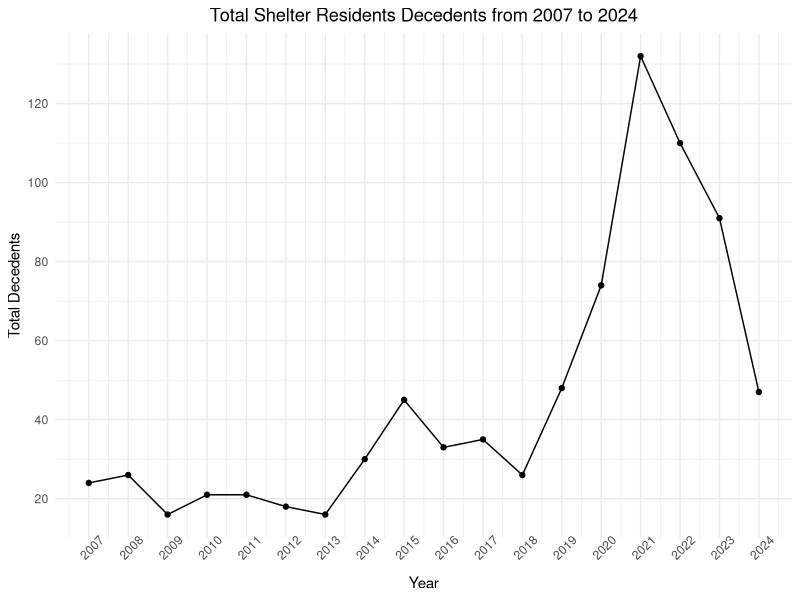
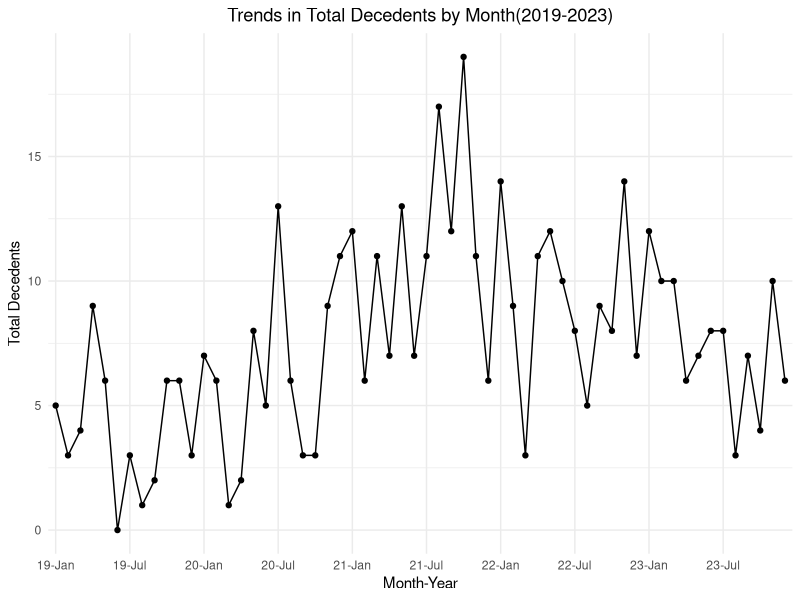
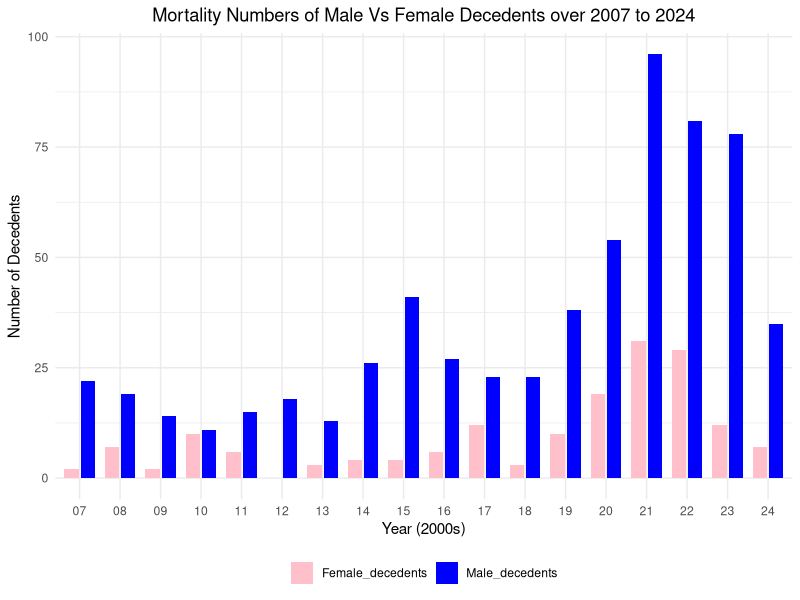
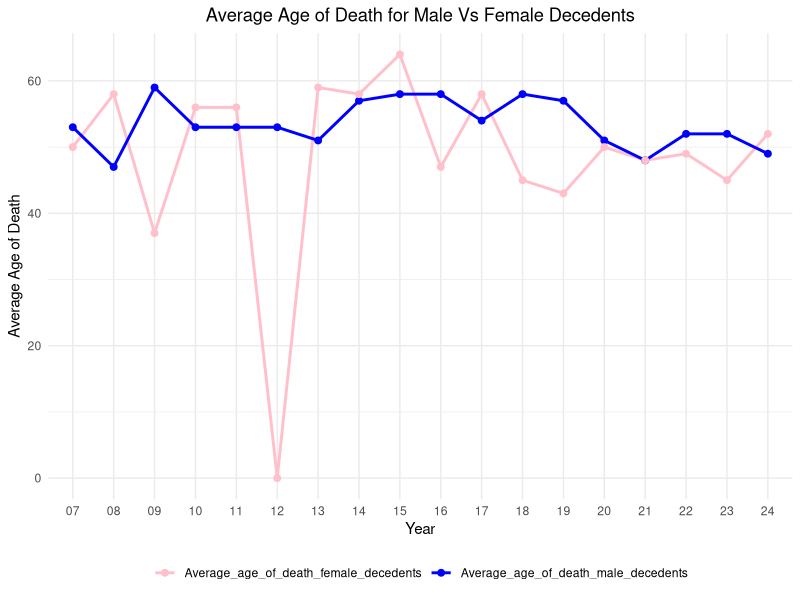
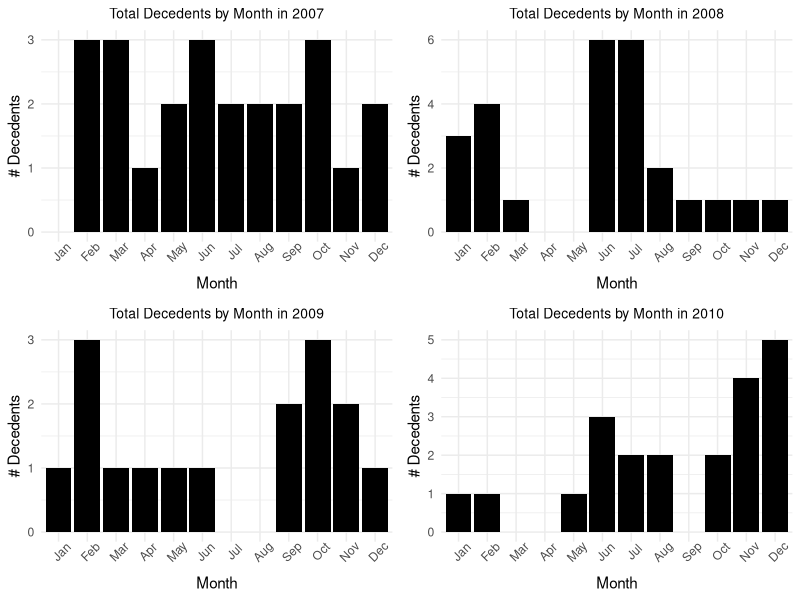
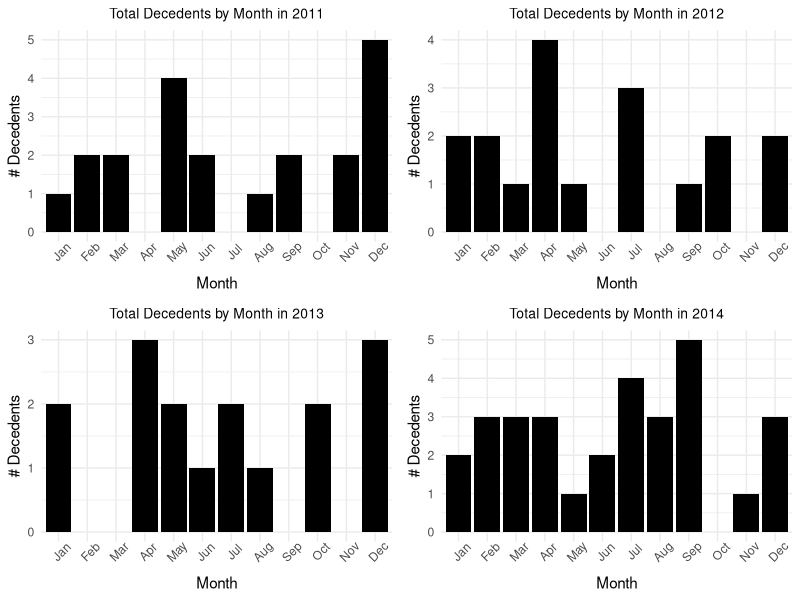
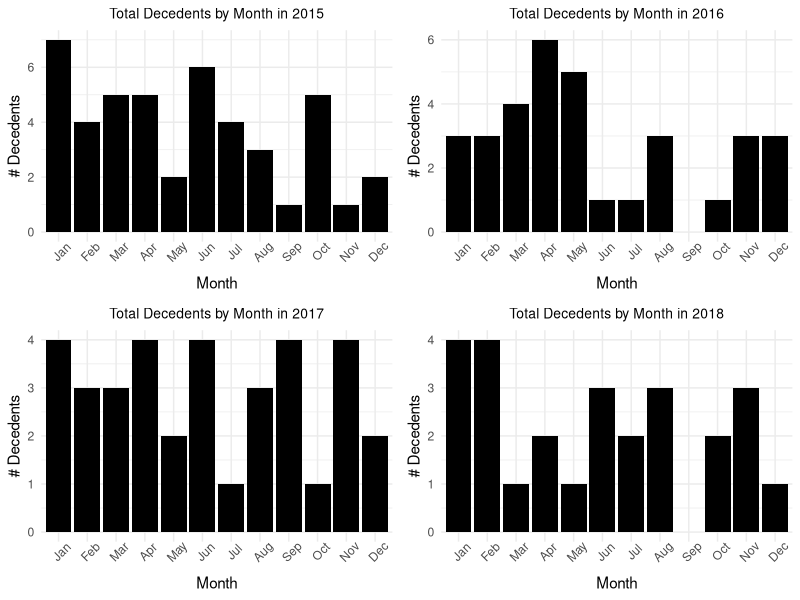
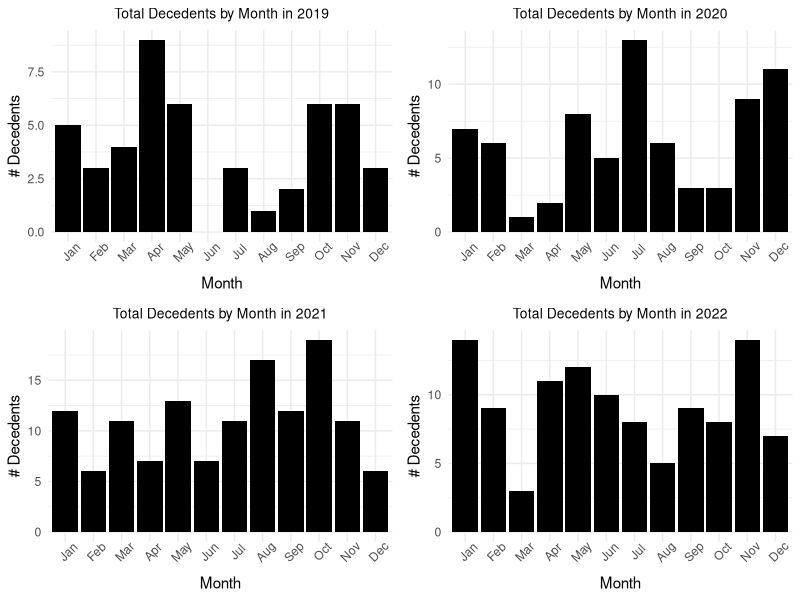

Reproduce these figures in R, in order.
## ---- chunk 1
#| include: false
#| warning: false
#| message: false

library(tidyverse)
library(ggplot2)
library(dplyr)
library(knitr)
library(tidyr)
library(gridExtra)

Death_data <- read_csv(here::here("data/analysis_data/Num_death_analysis_data.csv"))
AvgAge_data <- read_csv(here::here("data/analysis_data/AvgAge_death_analysis_data.csv"))


## ---- chunk 2
#| label: tbl-Table1
#| tbl-cap: Trends in Mortality Rates Among Shelter Residents (2007-2024)
#| echo: false

# Remove the 'id' column
AvgAge_data_no_id <- AvgAge_data %>%
  select(-id)

# Display the table without the 'id' column
kable(AvgAge_data_no_id, 
      col.names = c("Year", "Total Decedents", 
                    "Avg Age of Death (All)", "Male Decedents", 
                    "Avg Age of Death (Male)", "Female Decedents", 
                    "Avg Age of Death (Female)", "Trans/NB/2S Decedents", 
                    "Avg Age of Death (Trans/NB/2S)"))
## ---- chunk 3
#| label: fig-TotalNumberofDeathByYear 
#| fig-cap: Yearly Mortality rate from 2007-2024
#| echo: false

AvgAge_data |> 
  ggplot(aes(x = year, y = total_decedents)) +
  geom_point() +
  geom_line() +
  labs(title = "Total Shelter Residents Decedents from 2007 to 2024", x = "Year", y = "Total Decedents") +
  theme_minimal() +
   theme(axis.text.x = element_text(angle = 45)) +
  theme(plot.title = element_text(hjust = 0.5)) + 
  scale_x_continuous(breaks = unique(AvgAge_data$year)) +
  scale_y_continuous(breaks = seq(0, max(AvgAge_data$total_decedents), by = 20))

## ---- chunk 4
#| label: fig-TotalDecedentbyMonthcovid
#| fig-cap: Yearly Mortality rate from 2019-2023
#| echo: false

# Filter the data for years 2019 to 2022
Death_data_filtered <- Death_data %>%
  filter(year >= 2019 & year <= 2023)

# Combine Year and Month into a single column with last two digits of the year
Death_data_filtered$YearMonth <- paste(substr(Death_data_filtered$year, 3, 4), Death_data_filtered$month, sep = "-")

# Convert YearMonth to a factor with ordered levels
Death_data_filtered$YearMonth <- factor(Death_data_filtered$YearMonth, levels = unique(Death_data_filtered$YearMonth))

# Plot the graph for filtered data
Death_data_filtered |>
  ggplot(aes(x = YearMonth, y = total_decedents, group = 1)) +
  geom_line(color = "black") +
  geom_point(color = "black") +
  scale_x_discrete(breaks = Death_data_filtered$YearMonth[seq(1, nrow(Death_data_filtered), by = 6)]) + # Show every 6th month
  theme(axis.text.x = element_text(angle = 90, vjust = 0.5, hjust = 1, size = 8)) + # Display x-axis labels vertically
  labs(title = "Trends in Total Decedents by Month(2019-2023)",
       x = "Month-Year",
       y = "Total Decedents") +
  theme_minimal()+
  theme(plot.title = element_text(hjust = 0.5))

## ---- chunk 5
#| label: fig-T 
#| fig-cap: Total Decedents Female VS Male
#| echo: false
#| warning: false
#| message: false

# Reshape the data for plotting
plot_data <- AvgAge_data %>%
  select(year, Male_decedents, Female_decedents) %>%
  pivot_longer(cols = c(Male_decedents, Female_decedents),
               names_to = "Gender",
               values_to = "Mortality")

# Create a new variable for the last two digits of the year with leading zero
plot_data <- plot_data %>%
  mutate(year_short = sprintf("%02d", year %% 100))

# Create the bar graph with adjusted year labels
ggplot(plot_data, aes(x = year_short, y = Mortality, fill = Gender)) +
  geom_bar(stat = "identity", position = position_dodge(width = 0.8), width = 0.7) +
  labs(title = "Mortality Numbers of Male Vs Female Decedents over 2007 to 2024",
       x = "Year (2000s)",
       y = "Number of Decedents") +
  scale_fill_manual(values = c("Male_decedents" = "blue", "Female_decedents" = "pink")) +
  theme_minimal() +
  theme(legend.title = element_blank(),
        legend.position = "bottom") +
  theme(plot.title = element_text(hjust = 0.5))

## ---- chunk 6
#| label: fig-AvgAgeofDecedentsFemaleVSMale 
#| fig-cap: Total Decedents Female VS Male
#| echo: false
#| warning: false
#| message: false

# Reshape the data for plotting average age of death
avg_age_data <- AvgAge_data %>%
  select(year, Average_age_of_death_male_decedents, Average_age_of_death_female_decedents) %>%
  pivot_longer(cols = c(Average_age_of_death_male_decedents, Average_age_of_death_female_decedents),
               names_to = "Gender",
               values_to = "Average_Age") %>%
  mutate(year_short = sprintf("%02d", year %% 100)) 

# Create the line graph for average age of death
ggplot(avg_age_data, aes(x = year_short, y = Average_Age, color = Gender, group = Gender)) +
  geom_line(size = 1) +   
  geom_point(size = 2) +    
  labs(title = "Average Age of Death for Male Vs Female Decedents",
       x = "Year",
       y = "Average Age of Death") +
  scale_color_manual(values = c("Average_age_of_death_male_decedents" = "blue", 
                                 "Average_age_of_death_female_decedents" = "pink")) +
  theme_minimal() +
  theme(legend.title = element_blank(),
        legend.position = "bottom") +
  theme(plot.title = element_text(hjust = 0.5))

## ---- chunk 7
#| label: fig-2007-2010
#| fig-cap: Monthly Mortality rate from 2007-2010
#| echo: false
#| warning: false
#| message: false


Death_data$month <- factor(Death_data$month, levels = month.abb)

# Filter data for the years 2007 and 2008
current_year_data_2007 <- Death_data %>% filter(year == 2007)
current_year_data_2008 <- Death_data %>% filter(year == 2008)
current_year_data_2009 <- Death_data %>% filter(year == 2009)
current_year_data_2010 <- Death_data %>% filter(year == 2010)


# Create the bar plots for 2007 and 2008
plot_2007 <- ggplot(current_year_data_2007, aes(x = month, y = total_decedents)) +
  geom_bar(stat = "identity", fill = "black") +
  labs(title = "Total Decedents by Month in 2007", 
       x = "Month", 
       y = "# Decedents") +
  theme_minimal() +
  theme(axis.text.x = element_text(angle = 45))+
  theme(plot.title = element_text(hjust = 0.5, size = 10))

plot_2008 <- ggplot(current_year_data_2008, aes(x = month, y = total_decedents)) +
  geom_bar(stat = "identity", fill = "black") +
  labs(title = "Total Decedents by Month in 2008", 
       x = "Month", 
       y = "# Decedents") +
  theme_minimal() +
  theme(axis.text.x = element_text(angle = 45))+
  theme(plot.title = element_text(hjust = 0.5, size = 10))

plot_2009 <- ggplot(current_year_data_2009, aes(x = month, y = total_decedents)) +
  geom_bar(stat = "identity", fill = "black") +
  labs(title = "Total Decedents by Month in 2009", 
       x = "Month", 
       y = "# Decedents") +
  theme_minimal() +
  theme(axis.text.x = element_text(angle = 45)) +
  theme(plot.title = element_text(hjust = 0.5, size = 10))

plot_2010 <- ggplot(current_year_data_2010, aes(x = month, y = total_decedents)) +
  geom_bar(stat = "identity", fill = "black") +
  labs(title = "Total Decedents by Month in 2010", 
       x = "Month", 
       y = "# Decedents") +
  theme_minimal() +
  theme(axis.text.x = element_text(angle = 45)) +
  theme(plot.title = element_text(hjust = 0.5, size = 10))


# Arrange plots side by side
grid.arrange(plot_2007, plot_2008, plot_2009, plot_2010, ncol = 2)

## ---- chunk 8
#| label: fig-2011-2014
#| fig-cap: Monthly Mortality rate from 2011-2014
#| echo: false
#| warning: false
#| message: false


Death_data$month <- factor(Death_data$month, levels = month.abb)

# Filter data for the years 
current_year_data_2011 <- Death_data %>% filter(year == 2011)
current_year_data_2012 <- Death_data %>% filter(year == 2012)
current_year_data_2013 <- Death_data %>% filter(year == 2013)
current_year_data_2014 <- Death_data %>% filter(year == 2014)



plot_2011 <- ggplot(current_year_data_2011, aes(x = month, y = total_decedents)) +
  geom_bar(stat = "identity", fill = "black") +
  labs(title = "Total Decedents by Month in 2011", 
       x = "Month", 
       y = "# Decedents") +
  theme_minimal() +
  theme(axis.text.x = element_text(angle = 45)) +
  theme(plot.title = element_text(hjust = 0.5, size = 10))

plot_2012 <- ggplot(current_year_data_2012, aes(x = month, y = total_decedents)) +
  geom_bar(stat = "identity", fill = "black") +
  labs(title = "Total Decedents by Month in 2012", 
       x = "Month", 
       y = "# Decedents") +
  theme_minimal() +
  theme(axis.text.x = element_text(angle = 45)) +
  theme(plot.title = element_text(hjust = 0.5, size = 10))

plot_2013 <- ggplot(current_year_data_2013, aes(x = month, y = total_decedents)) +
  geom_bar(stat = "identity", fill = "black") +
  labs(title = "Total Decedents by Month in 2013", 
       x = "Month", 
       y = "# Decedents") +
  theme_minimal() +
  theme(axis.text.x = element_text(angle = 45)) +
  theme(plot.title = element_text(hjust = 0.5, size = 10))

plot_2014 <- ggplot(current_year_data_2014, aes(x = month, y = total_decedents)) +
  geom_bar(stat = "identity", fill = "black") +
  labs(title = "Total Decedents by Month in 2014", 
       x = "Month", 
       y = "# Decedents") +
  theme_minimal() +
  theme(axis.text.x = element_text(angle = 45)) +
  theme(plot.title = element_text(hjust = 0.5, size = 10))


# Arrange plots side by side
grid.arrange(plot_2011, plot_2012, plot_2013, plot_2014, ncol = 2)

## ---- chunk 9
#| label: fig-2015-2018
#| fig-cap: Monthly Mortality rate from 2015-2018
#| echo: false
#| warning: false
#| message: false


Death_data$month <- factor(Death_data$month, levels = month.abb)

# Filter data for the years 

current_year_data_2015 <- Death_data %>% filter(year == 2015)
current_year_data_2016 <- Death_data %>% filter(year == 2016)
current_year_data_2017 <- Death_data %>% filter(year == 2017)
current_year_data_2018 <- Death_data %>% filter(year == 2018)


# Create the bar plots

plot_2015 <- ggplot(current_year_data_2015, aes(x = month, y = total_decedents)) +
  geom_bar(stat = "identity", fill = "black") +
  labs(title = "Total Decedents by Month in 2015", 
       x = "Month", 
       y = "# Decedents") +
  theme_minimal() +
  theme(axis.text.x = element_text(angle = 45)) +
  theme(plot.title = element_text(hjust = 0.5, size = 10))

plot_2016 <- ggplot(current_year_data_2016, aes(x = month, y = total_decedents)) +
  geom_bar(stat = "identity", fill = "black") +
  labs(title = "Total Decedents by Month in 2016", 
       x = "Month", 
       y = "# Decedents") +
  theme_minimal() +
  theme(axis.text.x = element_text(angle = 45)) +
  theme(plot.title = element_text(hjust = 0.5, size = 10))

plot_2017 <- ggplot(current_year_data_2017, aes(x = month, y = total_decedents)) +
  geom_bar(stat = "identity", fill = "black") +
  labs(title = "Total Decedents by Month in 2017", 
       x = "Month", 
       y = "# Decedents") +
  theme_minimal() +
  theme(axis.text.x = element_text(angle = 45)) +
  theme(plot.title = element_text(hjust = 0.5, size = 10))

plot_2018 <- ggplot(current_year_data_2018, aes(x = month, y = total_decedents)) +
  geom_bar(stat = "identity", fill = "black") +
  labs(title = "Total Decedents by Month in 2018", 
       x = "Month", 
       y = "# Decedents") +
  theme_minimal() +
  theme(axis.text.x = element_text(angle = 45)) +
  theme(plot.title = element_text(hjust = 0.5, size = 10))

# Arrange plots side by side
grid.arrange(plot_2015, plot_2016, plot_2017, plot_2018, ncol = 2)

## ---- chunk 10
#| label: fig-2019-2022
#| fig-cap: Monthly Mortality rate from 2019-2022
#| echo: false
#| warning: false
#| message: false


Death_data$month <- factor(Death_data$month, levels = month.abb)

# Filter data for the years 

current_year_data_2019 <- Death_data %>% filter(year == 2019)
current_year_data_2020 <- Death_data %>% filter(year == 2020)
current_year_data_2021 <- Death_data %>% filter(year == 2021)
current_year_data_2022 <- Death_data %>% filter(year == 2022)


# Create the bar plots
plot_2019 <- ggplot(current_year_data_2019, aes(x = month, y = total_decedents)) +
  geom_bar(stat = "identity", fill = "black") +
  labs(title = "Total Decedents by Month in 2019", 
       x = "Month", 
       y = "# Decedents") +
  theme_minimal() +
  theme(axis.text.x = element_text(angle = 45)) +
  theme(plot.title = element_text(hjust = 0.5, size = 10))

plot_2020 <- ggplot(current_year_data_2020, aes(x = month, y = total_decedents)) +
  geom_bar(stat = "identity", fill = "black") +
  labs(title = "Total Decedents by Month in 2020", 
       x = "Month", 
       y = "# Decedents") +
  theme_minimal() +
  theme(axis.text.x = element_text(angle = 45)) +
  theme(plot.title = element_text(hjust = 0.5, size = 10))

plot_2021 <- ggplot(current_year_data_2021, aes(x = month, y = total_decedents)) +
  geom_bar(stat = "identity", fill = "black") +
  labs(title = "Total Decedents by Month in 2021", 
       x = "Month", 
       y = "# Decedents") +
  theme_minimal() +
  theme(axis.text.x = element_text(angle = 45)) +
  theme(plot.title = element_text(hjust = 0.5, size = 10))

plot_2022 <- ggplot(current_year_data_2022, aes(x = month, y = total_decedents)) +
  geom_bar(stat = "identity", fill = "black") +
  labs(title = "Total Decedents by Month in 2022", 
       x = "Month", 
       y = "# Decedents") +
  theme_minimal() +
  theme(axis.text.x = element_text(angle = 45)) +
  theme(plot.title = element_text(hjust = 0.5, size = 10))


# Arrange plots side by side
grid.arrange(plot_2019, plot_2020, plot_2021, plot_2022, ncol = 2)

## ---- chunk 11
#| label: fig-2023-2024
#| fig-cap: Monthly Mortality rate from 2023-2024
#| echo: false
#| warning: false
#| message: false


Death_data$month <- factor(Death_data$month, levels = month.abb)

# Filter data for the years 
current_year_data_2023 <- Death_data %>% filter(year == 2023)
current_year_data_2024 <- Death_data %>% filter(year == 2024)

# Create the bar plots
plot_2023 <- ggplot(current_year_data_2023, aes(x = month, y = total_decedents)) +
  geom_bar(stat = "identity", fill = "black") +
  labs(title = "Total Decedents by Month in 2023", 
       x = "Month", 
       y = "# Decedents") +
  theme_minimal() +
  theme(axis.text.x = element_text(angle = 45)) +
  theme(plot.title = element_text(hjust = 0.5, size = 10))

plot_2024 <- ggplot(current_year_data_2024, aes(x = month, y = total_decedents)) +
  geom_bar(stat = "identity", fill = "black") +
  labs(title = "Total Decedents by Month in 2024", 
       x = "Month", 
       y = "# Decedents") +
  theme_minimal() +
  theme(axis.text.x = element_text(angle = 45)) +
  theme(plot.title = element_text(hjust = 0.5, size = 10))

# Arrange plots side by side
grid.arrange(plot_2023, plot_2024, ncol = 2)

